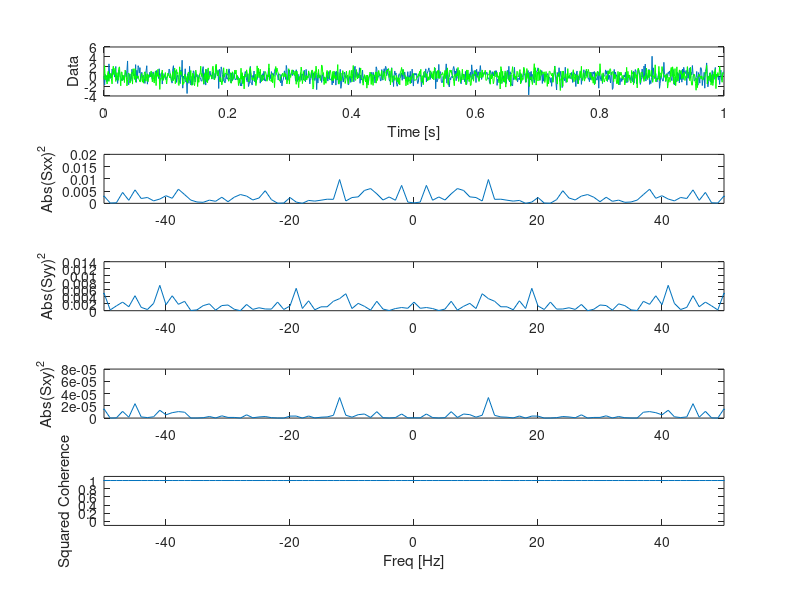

Reproduce this figure in MATLAB.
%%  MA665 - Week 5:  Coherence
%   In this lab we will review the power spectrum, develop our own code to
%   compute the coherence, and apply these measures to example simulated data.

%%  Preliminaries.
%   Text preceded by a '%' indicates a 'comment'.  This text should appear
%   green on the screen.  I will use comments to explain what we're doing 
%   and to ask you questions.  Also, comments are useful in your own code
%   to note what you've done (so it makes sense when you return to the code
%   in the future).  It's a good habit to *always* comment your code.  I'll
%   try to set a good example, but won't always . . . 

%%  Part 1:  Warm-up, Computing the power spectrum in 3 ways.
%   In Week 4, we discussed the discrete Fourier transform and power
%   spectrum.  Let's compute these quantities in three ways.  We'll begin
%   by writing out every step, and conclude using a built-in MATLAB
%   routine.

%   Let's begin by clearing the workspace.
clear

%  First, we'll create simulated data.
dt = 0.001;             %The sampling interval.
N = 1000;               %The number of time steps.
t = (0:N-1)*dt;         %Define a time axis.
T = N*dt;               %Define the total time of the simulation.

%  Then, create the data, a simple sinusoid + noise.
x = sin(2.0*pi*t*10) + randn(1,N);

%  Now, define the frequencies at which we'll evaluate the Fourier
%  transform.  We consider frequencies between the +/- Nyquist frequency
%  (the sampling frequency divided by two), in steps of 1/T = the frequency
%  resolution.  Here we arrange the frequencies following the MATLAB
%  convention.
fj = [(0:N/2-1)*(1/T), (-N/2:-1)*(1/T)];

%  For each freq compute the Fourier transform and save in "X".
X = zeros(1,length(fj));
n = (1:N);
for j=1:length(fj)
    X(j) = sum(x .* exp(-2*pi*1i*fj(j)*t));
end

%  Compute the power spectrum.
pow = 2*dt^2/T * (X.*conj(X));

%  And plot it on a decibel scale.
subplot(3,1,1)
plot(fj, 10*log10(pow), '*');
xlim([-20 20]);  ylim([-50 0])
xlabel('Freq [Hz]');  ylabel('Power')

%  Second, let's compute the Fourier transform using built-in MATLAB
%  routines.  Then, it's one step,
X = fft(x);

%  Re-compute the power spectrum.
pow = 2*dt^2/T * (X.*conj(X));

%  And plot it on a decibel scale.  Note that we'll use the same frequency
%  axis defined above.
subplot(3,1,2)
plot(fj, 10*log10(pow), '*');
xlim([-20 20]);  ylim([-50 0])
xlabel('Freq [Hz]');  ylabel('Power')

%  Third, use a built-in MATLAB routine to compute and plot spectrum.
subplot(3,1,3)
periodogram(x, [], N, 1/dt);
xlim([-20 20]);  ylim([-50 0])

%  All three measures should give the same result.  Confirm this.

%%  Part 2:  Compute the the squared coherence (by hand) between two signals.
%   In Chapter 5 of Kramer and Eden, we developed an expression for the
%   squared coherence.  Let's now write code to compute the squared coherence.
%   We'll work through the following code in lab, and make sure we understand it.

%   Again, let's begin by clearing the workspace.
clear

%   Let's define two signals.  Can you guess their coherence?
dt = 0.001;             %The sampling interval.
N = 1000;               %The number of time steps.
t = (0:N-1)*dt;         %Define a time axis.
T = N*dt;               %Define the total time of the simulation.
x = randn(1,N);         %Signal x, random noise.
y = randn(1,N);         %Signal y, random noise.

%   Let's also define the frequency axis.  We'll do so using slightly
%   different notation than above.  Note that, here, we've already shifted
%   the frequency axis so that the frequencies increase from negative to
%   positive,
df = 1/T;
fNQ = 1/dt/2;
faxis = (-fNQ:df:fNQ-df);

%  Compute the Fourier transform of x.
Xd = fft(x);

%  Compute the Fourier transform of y.
Yd = fft(y);

%  Compute the auto and cross spectra, and organize vectors by increasing frequency.
Sxx = 2*dt/N*(Xd.*conj(Xd));  Sxx = fftshift(Sxx);
Syy = 2*dt/N*(Yd.*conj(Yd));  Syy = fftshift(Syy);
Sxy = 2*dt/N*(Xd.*conj(Yd));  Sxy = fftshift(Sxy);

%  Compute the squared coherence.
cohr = Sxy.*conj(Sxy) ./ (Sxx.*Syy);

%  Plot the results.
subplot(5,1,1)
plot(t,x)
hold on
plot(t,y, 'g')
hold off
xlabel('Time [s]');  ylabel('Data')

subplot(5,1,2)
plot(faxis, Sxx);  ylabel('Abs(Sxx)^2');  xlim([-50,50])
subplot(5,1,3)
plot(faxis, Syy);  ylabel('Abs(Syy)^2');  xlim([-50,50])
subplot(5,1,4)
plot(faxis, Sxy.*conj(Sxy));  ylabel('Abs(Sxy)^2');  xlim([-50,50])
subplot(5,1,5)
plot(faxis, cohr)
xlabel('Freq [Hz]'); ylabel('Squared Coherence'); xlim([-50,50]); ylim([-0.1,1.1])

% Hmm . . . something odd happening here?  What is it?

